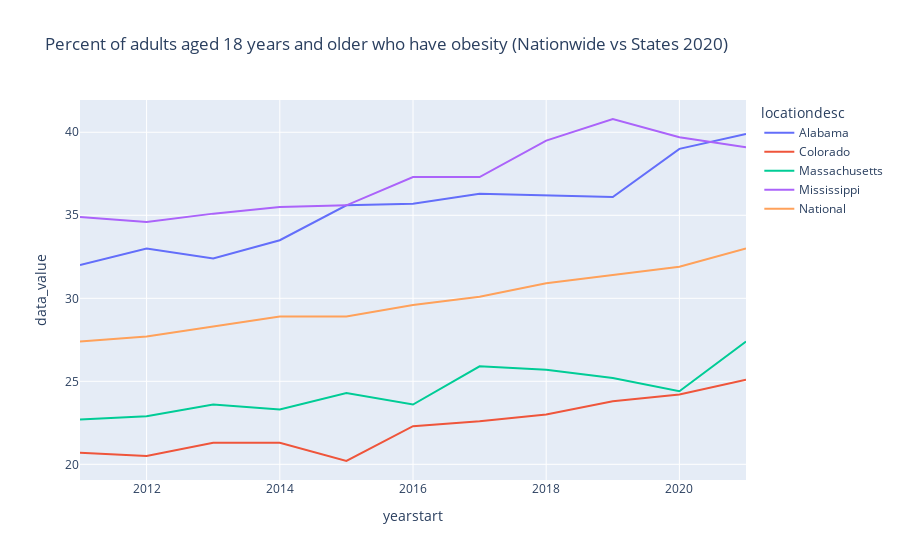

Notebook code for this chart:
### Code cell
fig = px.line(year_df, x="yearstart", y="data_value",
              title='Percent of adults aged 18 years and older who have obesity (Nationwide vs States 2020)', 
              color='locationdesc')
fig.show()

### Figure 1 — Plotly figure (JSON) as saved in the notebook; plotly's stock layout.template omitted (floating-point values rounded to 4 significant figures)
{"data": [{"hovertemplate": "locationdesc=Alabama<br>yearstart=%{x}<br>data_value=%{y}<extra></extra>", "legendgroup": "Alabama", "line": {"color": "#636efa", "dash": "solid"}, "marker": {"symbol": "circle"}, "mode": "lines", "name": "Alabama", "orientation": "v", "showlegend": true, "type": "scatter", "x": [2021, 2020, 2019, 2018, 2017, 2016, 2015, 2014, 2013, 2012, 2011], "xaxis": "x", "y": [39.9, 39, 36.1, 36.2, 36.3, 35.7, 35.6, 33.5, 32.4, 33, 32], "yaxis": "y"}, {"hovertemplate": "locationdesc=Colorado<br>yearstart=%{x}<br>data_value=%{y}<extra></extra>", "legendgroup": "Colorado", "line": {"color": "#EF553B", "dash": "solid"}, "marker": {"symbol": "circle"}, "mode": "lines", "name": "Colorado", "orientation": "v", "showlegend": true, "type": "scatter", "x": [2021, 2020, 2019, 2018, 2017, 2016, 2015, 2014, 2013, 2012, 2011], "xaxis": "x", "y": [25.1, 24.2, 23.8, 23, 22.6, 22.3, 20.2, 21.3, 21.3, 20.5, 20.7], "yaxis": "y"}, {"hovertemplate": "locationdesc=Massachusetts<br>yearstart=%{x}<br>data_value=%{y}<extra></extra>", "legendgroup": "Massachusetts", "line": {"color": "#00cc96", "dash": "solid"}, "marker": {"symbol": "circle"}, "mode": "lines", "name": "Massachusetts", "orientation": "v", "showlegend": true, "type": "scatter", "x": [2021, 2020, 2019, 2018, 2017, 2016, 2015, 2014, 2013, 2012, 2011], "xaxis": "x", "y": [27.4, 24.4, 25.2, 25.7, 25.9, 23.6, 24.3, 23.3, 23.6, 22.9, 22.7], "yaxis": "y"}, {"hovertemplate": "locationdesc=Mississippi<br>yearstart=%{x}<br>data_value=%{y}<extra></extra>", "legendgroup": "Mississippi", "line": {"color": "#ab63fa", "dash": "solid"}, "marker": {"symbol": "circle"}, "mode": "lines", "name": "Mississippi", "orientation": "v", "showlegend": true, "type": "scatter", "x": [2021, 2020, 2019, 2018, 2017, 2016, 2015, 2014, 2013, 2012, 2011], "xaxis": "x", "y": [39.1, 39.7, 40.8, 39.5, 37.3, 37.3, 35.6, 35.5, 35.1, 34.6, 34.9], "yaxis": "y"}, {"hovertemplate": "locationdesc=National<br>yearstart=%{x}<br>data_value=%{y}<extra></extra>", "legendgroup": "National", "line": {"color": "#FFA15A", "dash": "solid"}, "marker": {"symbol": "circle"}, "mode": "lines", "name": "National", "orientation": "v", "showlegend": true, "type": "scatter", "x": [2021, 2020, 2019, 2018, 2017, 2016, 2015, 2014, 2013, 2012, 2011], "xaxis": "x", "y": [33, 31.9, 31.4, 30.9, 30.1, 29.6, 28.9, 28.9, 28.3, 27.7, 27.4], "yaxis": "y"}], "layout": {"legend": {"title": {"text": "locationdesc"}, "tracegroupgap": 0}, "title": {"text": "Percent of adults aged 18 years and older who have obesity (Nationwide vs States 2020)"}, "xaxis": {"anchor": "y", "domain": [0, 1], "title": {"text": "yearstart"}}, "yaxis": {"anchor": "x", "domain": [0, 1], "title": {"text": "data_value"}}}}
